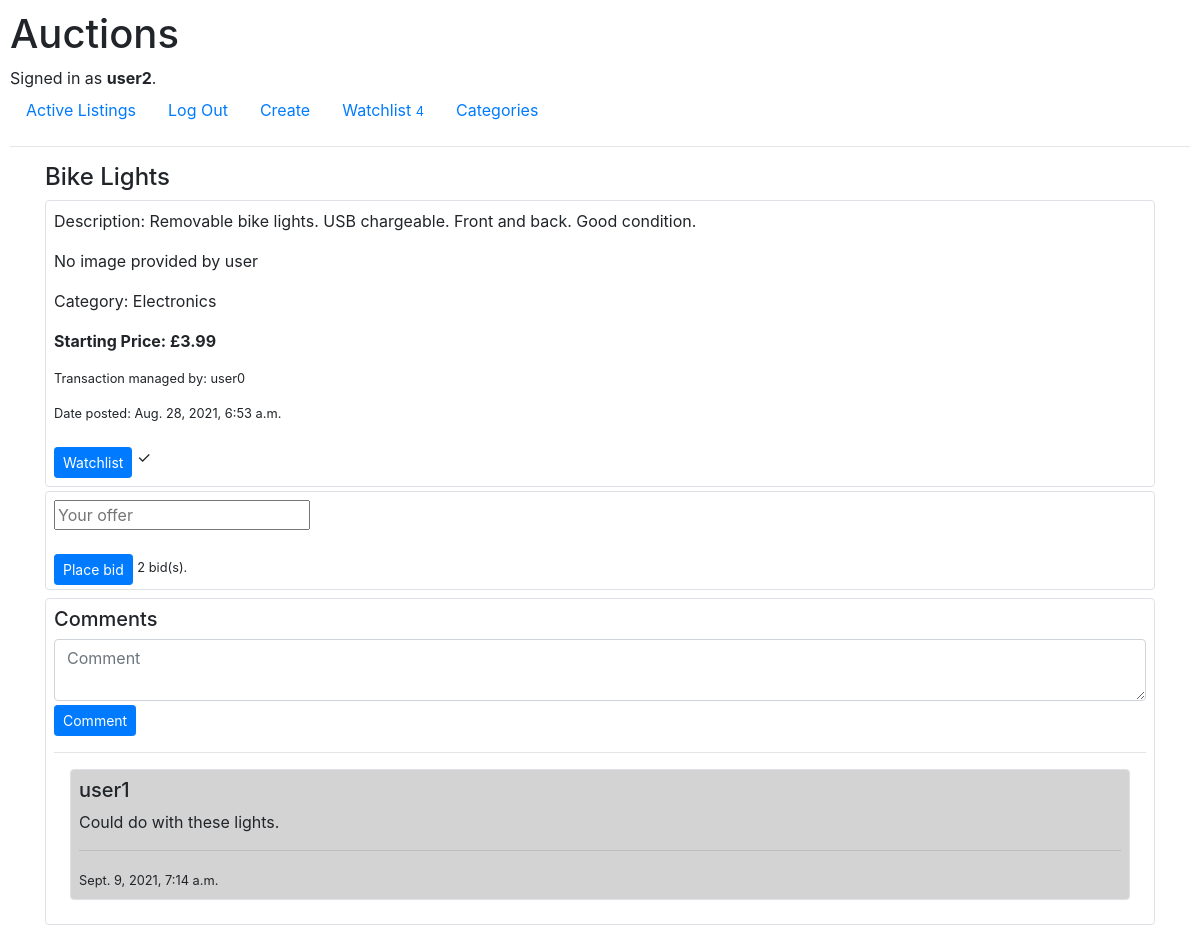
The app's page /listing_view/4/ (signed in) with its own data.
### auctions/models.py (models this page shows, shortened)
class User(AbstractUser):
    pass

class Listing(models.Model):
    seller = models.ForeignKey(User, on_delete=models.CASCADE, related_name="seller")
    title = models.CharField(max_length=60)
    description = models.TextField()
    image = models.ImageField(upload_to="images", blank=True)
    timestamp = models.DateTimeField(auto_now_add=True)
    price = models.DecimalField(max_digits=6, decimal_places=2)
    is_active = models.BooleanField(default=True)
    category = models.ForeignKey(Category, on_delete=models.CASCADE, null=True, related_name="listing_category")
    comments = models.ManyToManyField(Comment, blank=True)
    bids = models.ManyToManyField(Bid, blank=True)
    """
    As per assignment specs, any new offers must be higher
    than the current highest.
    This method will return the current highest bid for the listing
    or the value 0 (cast to float) if no bids have been placed for that listing.
    """
    """
    Returns the user id of highest bidder
    for a closed listing (i.e. winner's id)
    """
    def has_winner(self):
        qs = self.bids.all()
        while len(qs) != 0 and not self.is_active:
            bid_info = [ tuple((float(obj.amount), obj.user.id)) for obj in qs ]
            return max(bid_info)[1] if float(self.get_max_bid()) == max(bid_info)[0] else None

class Category(models.Model):
    CATEGORIES = (
        ("0","Uncategorised"),
        ("1", "Clothing"),
        ("2", "Home/Kitchen"),
        ("3", "Electronics"),
        ("4", "Books"),
        ("5", "Shoes"),
        ("6", "Sports"),
    )
    name = models.CharField(max_length=60, choices=CATEGORIES, default="Uncategorised")
    def __str__(self):
        return f"{self.name}"

class Comment(models.Model):
    user = models.ForeignKey(User, on_delete=models.CASCADE, related_name="comment")
    timestamp = models.DateTimeField(auto_now_add=True)
    text = models.TextField(max_length=180)

### auctions/views.py (the view)
# urls.py: path("listing_view/<int:listing_id>/", views.listing_view, name="listing_view"),
@login_required
def listing_view(request, listing_id):
    listing = Listing.objects.get(pk=listing_id)
    comments = listing.comments.all().order_by("-timestamp")
    bid_form = BidForm()
    comment_form = CommentForm()
    winner = listing.has_winner()
    context={
        "obj": listing,
        "comments": comments,
        "bid_form": bid_form,
        "comment_form": comment_form,
        "winner": winner,
        "on_watchlist": on_watchlist(request.user, listing_id)
    }
    if request.method == "GET":
        return render(request, "auctions/listing_view.html", context)

### auctions/forms.py
class BidForm(forms.ModelForm):
    class Meta:
        model = Bid
        fields = ["amount"]
        labels = {"amount": ""}
        widgets = {
            "amount" : forms.NumberInput(attrs = {
                "placeholder": "Your offer",
            })
        }

class CommentForm(forms.ModelForm):
    class Meta:
        model = Comment
        fields = ["text"]
        labels = {"text": ""}
        widgets = {
            "text": forms.Textarea(
                attrs= {
                    "placeholder" : "Comment",
                    "class": "form-control",
                    "rows" : 2
                }
            )
        }

### auctions/views.py (called while the page is built)
def on_watchlist(user,listing_id):
    listing = Listing.objects.get(pk=listing_id)
    on_watchlist = True if (Watchlist.objects.filter(user=user, listing=listing).count()) == 1 else False
    return on_watchlist

### auctions/templates/auctions/listing_view.html (shortened to what this page needs)
{% extends "auctions/layout.html" %}
{% block body %}
<div class="container">
    <h4> {{ obj.title }} </h4>
    <div class="border rounded p-2">
        <p>Description: {{ obj.description }}
            {% if image %}
            {{ obj.image }}
            {% else %}
        <p>No image provided by user</p>
        {% endif %}
        </p>
        <p>Category: {{ obj.category }}</p>
        <p><strong>Starting Price: £{{ obj.price }}</strong></p>
        <small>
            <p> Transaction managed by: {{ obj.seller.username }} </p>
            <p> Date posted: {{ obj.timestamp }} </p>
        </small>
        {% if request.user.id != obj.seller.id and obj.is_active %}
            <form action="{% url 'toggle_watchlist' obj.id %}"method="POST">
                <input type="submit" class="btn btn-sm btn-primary outline mt-2" name="watchlist" value="Watchlist"> {% if on_watchlist %} <span>&check;</span> {% endif %}
            </form>
    </div>
        <div class="border rounded mt-1">
        <form action="{% url 'bid' obj.id %}" method="POST" class="mt-2 ml-2">
            <div class="form-group">
                {{ bid_form }}
            </div>
            <input type="submit" class="btn btn-sm btn-primary mt-2 mb-1" name="bid" value="Place bid">
            <small>{{ obj.bids.all.count }} bid(s). {% if request.user.id == obj.bids.all.last.user.id %} Yours is the current bid {% endif %}</small>
        </form>
        </div>
        {% endif %}
         <div class="border rounded p-2 mt-2">
            <h5>Comments</h5>
            <form action="{% url 'comment' obj.id %}" method="POST">
                {{ comment_form }}
                <input type="submit" class="btn btn-primary btn-sm mt-1" value="Comment">
            </form>
            <hr>
            {% for comment in comments %}
            <div class="border rounded p-2 m-3" style="background-color: lightgray;">
                <h5>{{ comment.user.username }}</h5>
                <p>{{ comment.text }}</p>
                <hr>
                <small>{{ comment.timestamp }}</small>
            </div>
            {% endfor %}
        </div>
</div>
{% endblock %}

### auctions/templates/auctions/layout.html (shortened to what this page needs)
{% load static %}
<!DOCTYPE html>
<html lang="en">
    <head>
        <link rel="stylesheet" href="https://stackpath.bootstrapcdn.com/bootstrap/4.4.1/css/bootstrap.min.css">
        <link href="{% static 'auctions/styles.css' %}" rel="stylesheet">
    </head>
    <body>
        <h1>Auctions</h1>
        <div>
            {% if user.is_authenticated %}
                Signed in as <strong>{{ user.username }}</strong>.
            {% else %}
                Not signed in.
            {% endif %}
        </div>
        <ul class="nav">
            <li class="nav-item">
                <a class="nav-link" href="{% url 'index' %}">Active Listings</a>
            </li>
            {% if user.is_authenticated %}
                <li class="nav-item">
                    <a class="nav-link" href="{% url 'logout' %}">Log Out</a>
                </li>
                <li class="nav-item">
                    <a class="nav-link" href="{% url 'create' %}">Create</a>
                </li>
                <li class="nav-item">
                    <a class="nav-link" href="{% url 'view_watchlist' %}">Watchlist <small> {{ user.watchlist.all.count }}</small></a>
                </li>
                <li class="nav-item">
                    <a class="nav-link" href="{% url 'categories' %}">Categories </a>
                </li>
            {% endif %}
        </ul>
        <hr>
        {% block body %}
        {% endblock %}
    </body>
</html>

### auctions/static/auctions/styles.css (style rules this page uses)
body { padding: 10px; }

### records on screen
User: username "user2", watchlist.all.count "4"
Listing: title "Bike Lights", description "Removable bike lights. USB chargeable. Front and back. Good condition.", category "Electronics", price "3.99", seller.username "user0", timestamp "Aug. 28, 2021, 6:53 a.m.", bids.all.count "2"
Comment: user.username "user1", text "Could do with these lights.", timestamp "Sept. 9, 2021, 7:14 a.m."
